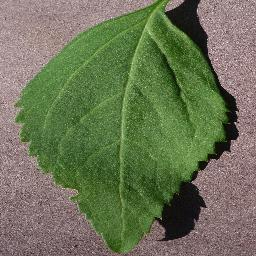
#> input picture jupyter_notebooks/cherry-leaves/cherry-leaves/healthy/1122ce37-d8a9-451e-b78c-841200726e0b___JR_HL 4204_180deg.JPG, 256 x 256 px; its folder holds only this picture in this run
$ jupyter execute --allow-errors Rawdata.ipynb   (shell and % lines are left out)   (older library calls are emulated)
#> lines starting #> are read from the running program, lines starting #| are printed output that depends on the picture
# Pre Processing the Data set
In this page we shall get the data and pre process them in preparation in creating the app and learn how to distinguish a healthy leaves and a leaves that has mildew.
The following are the steps:

## 1.Installing Kaggle

## 2. Downloading kaggle dataset

## 3.Unzipping the file

[cell 1]
import zipfile

#> (the rest of this cell did not finish here and is left out)

# DATA CLEANING
## Check and remove data that are not images

[cell 2]
import os
import shutil

def remove_non_image_file(my_data_dir):
    image_extensions = ('.png', '.jpg', '.jpeg')
    for folder in os.listdir(my_data_dir):
        folder_path = os.path.join(my_data_dir, folder)
        if os.path.isdir(folder_path):
            non_image_count = 0
            for filename in os.listdir(folder_path):
                file_path = os.path.join(folder_path, filename)
                if not filename.lower().endswith(image_extensions):
                    if os.path.isfile(file_path):
                        os.remove(file_path) # Remove non-image file
                    else:
                        shutil.rmtree(file_path) # Remove directory
                    non_image_count += 1
            print(f"Folder: {folder} - has non-image files: {non_image_count}")

# Call the function with the directory path
#> (the rest of this cell did not finish here and is left out)

## 1. Resizing the image files

[cell 3]
from PIL import Image
import os

# Define directory paths
dataset_dirs = ["./cherry-leaves/cherry-leaves/healthy", "./cherry-leaves/cherry-leaves/powdery_mildew"]
output_dir = "./resized_data"

# Create output directory if it doesn't exist
os.makedirs(output_dir, exist_ok=True)

# Function to resize images and save them
def resize_and_save_image(image_path, output_path, new_size=(100, 100)):
    # Load image
#> called with new_size = (100, 100)
    image = Image.open(image_path)
#> image is the input picture: PIL image 256x256 RGB; mean R, G, B 107.8, 115.8, 86.2

    # Resize image
    resized_image = image.resize(new_size)
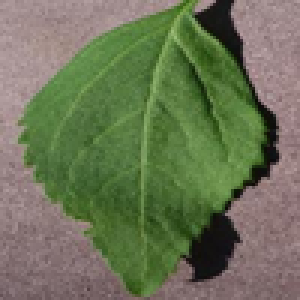
#> resized_image: PIL image 100x100 RGB (shown 3 times larger); mean R, G, B 107.8, 115.8, 86.2

    # Save resized image
    resized_image.save(output_path)

# Iterate through dataset directories
for dataset_dir in dataset_dirs:
    # Get category name from directory
    category = os.path.basename(dataset_dir)

    # Output directory for the current category
    output_category_dir = os.path.join(output_dir, category)
    os.makedirs(output_category_dir, exist_ok=True)

    # Iterate through files in the dataset directory
    for file in os.listdir(dataset_dir):
        if file.lower().endswith((".jpeg", ".jpg")):
            # Input and output paths
            input_path = os.path.join(dataset_dir, file)
            output_path = os.path.join(output_category_dir, file)

            # Resize image and save
            resize_and_save_image(input_path, output_path)
#> pass 2 of the loop `for dataset_dir in dataset_dirs:`:
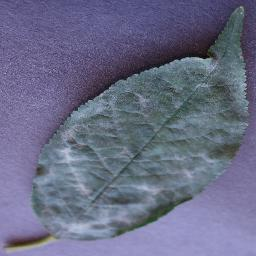
#> input picture jupyter_notebooks/cherry-leaves/cherry-leaves/powdery_mildew/3b4e1c6c-b021-4cc6-adaf-fb3e61035600___FREC_Pwd.M 5126_flipLR.JPG, 256 x 256 px
#> in resize_and_save_image, image is the input picture: PIL image 256x256 RGB; mean R, G, B 104.7, 107.8, 134.2
#> in resize_and_save_image (call 2), `resized_image = image.resize(new_size)`:
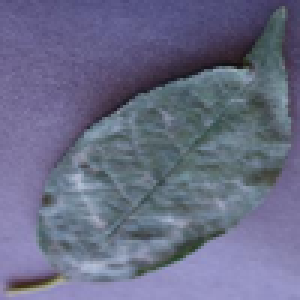
#> resized_image: PIL image 100x100 RGB (shown 3 times larger); mean R, G, B 104.7, 107.8, 134.2

## 4. Calculate mean and standard deviation of a set of images. Summarize the  statisticaö analysis of the data set.

[cell 4]
import os
os.environ['LD_LIBRARY_PATH'] = '/path/to/libGL.so.1:' + os.environ.get('LD_LIBRARY_PATH', '')
import numpy as np
import matplotlib.pyplot as plt
import cv2

# Function to calculate mean and standard deviation of a set of images
def calculate_stats(folder_path):
    images = []
    for filename in os.listdir(folder_path):
        img = cv2.imread(os.path.join(folder_path, filename))
        img = cv2.cvtColor(img, cv2.COLOR_BGR2RGB)  # Convert BGR to RGB
        images.append(img)
    images = np.array(images)
    mean = np.mean(images, axis=(0, 1, 2))
    std = np.std(images, axis=(0, 1, 2))
    return mean, std

# Paths to folders containing images
healthy_folder = 'resized_data/healthy'
mildew_folder = 'resized_data/powdery_mildew'

# Calculate statistics for healthy leaves
#> (the rest of this cell did not finish here and is left out)

## 5. Scatter Plot Matrix. To see the relationships between key features (e.g., size, color intensity) for both healthy and diseased cherry leaves.

[cell 5]
import numpy as np
import matplotlib.pyplot as plt
import seaborn as sns
import pandas as pd

# Summary statistics
healthy_mean = np.array([138.65523108, 144.69453251, 121.62613779])
healthy_std = np.array([52.81307405, 35.16307886, 53.32607702])

mildew_mean = np.array([116.11770442, 123.17088945, 103.77318313])
mildew_std = np.array([36.91997604, 34.15072728, 42.99333244])

# Create synthetic data based on normal distribution
np.random.seed(0)
n_samples = 100
healthy_data = np.random.normal(loc=healthy_mean, scale=healthy_std, size=(n_samples, 3))
mildew_data = np.random.normal(loc=mildew_mean, scale=mildew_std, size=(n_samples, 3))

# Create DataFrame
df = pd.DataFrame(np.concatenate([healthy_data, mildew_data]),
                  columns=['Size', 'Color Intensity', 'Other Feature'])
df['Condition'] = ['Healthy'] * n_samples + ['Powdery Mildew'] * n_samples

# Interactive scatter plot matrix
sns.pairplot(df, hue='Condition')
plt.suptitle('Pairwise Relationships between Key Features (Healthy vs. Powdery Mildew)')
plt.show()
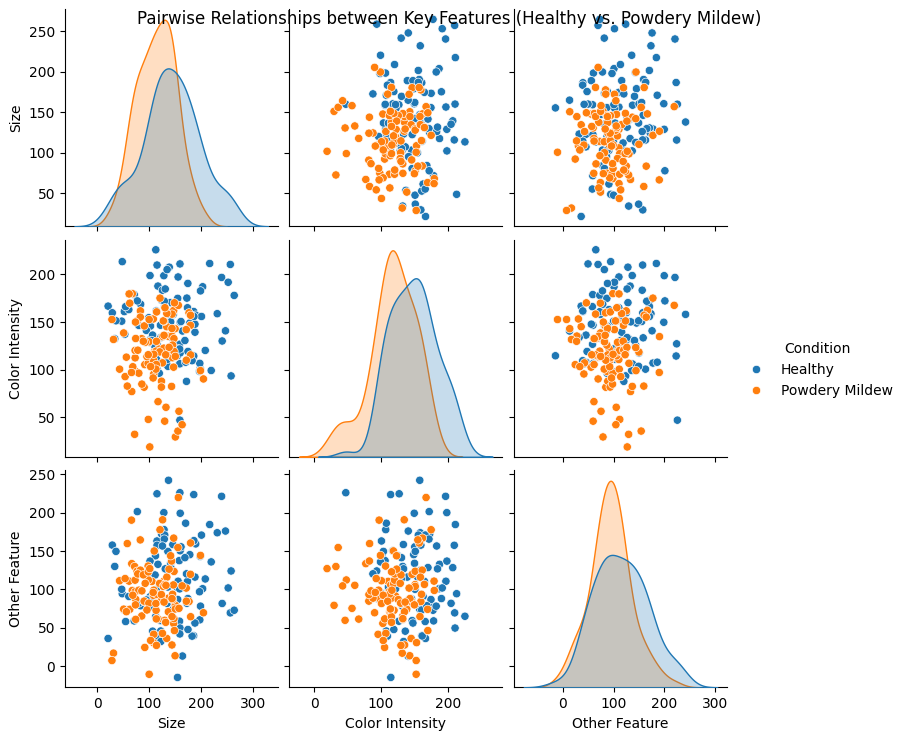
#> figure drawn by matplotlib, 9 panels

## 5. histograms overlaid with density plots. To compare between healthy and diseased leaves

[cell 6]
import numpy as np
import matplotlib.pyplot as plt
import seaborn as sns
import pandas as pd

# Summary statistics
healthy_mean = np.array([138.65523108, 144.69453251, 121.62613779])
healthy_std = np.array([52.81307405, 35.16307886, 53.32607702])

mildew_mean = np.array([116.11770442, 123.17088945, 103.77318313])
mildew_std = np.array([36.91997604, 34.15072728, 42.99333244])

# Generate synthetic data based on normal distribution
np.random.seed(0)
n_samples = 100
healthy_data = np.random.normal(loc=healthy_mean, scale=healthy_std, size=(n_samples, 3))
mildew_data = np.random.normal(loc=mildew_mean, scale=mildew_std, size=(n_samples, 3))

# Create DataFrame
df = pd.DataFrame(np.concatenate([healthy_data, mildew_data]),
                  columns=['Size', 'Color Intensity', 'Other Feature'])
df['Condition'] = ['Healthy'] * n_samples + ['Powdery Mildew'] * n_samples

# Histograms overlaid with density plots
fig, axes = plt.subplots(1, 3, figsize=(15, 5), sharey=True)
for i, feature in enumerate(['Size', 'Color Intensity', 'Other Feature']):
    sns.histplot(data=df, x=feature, hue='Condition', kde=True, ax=axes[i])
    axes[i].set_title(f'Histogram with Density Plot: {feature}')
plt.tight_layout()
plt.show()
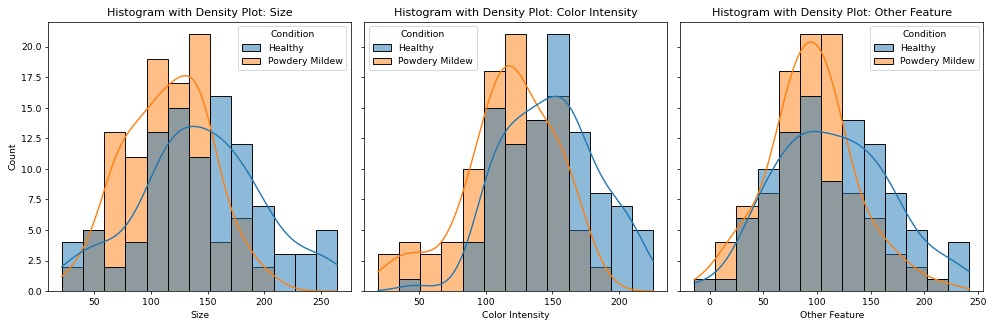
#> figure drawn by matplotlib, 3 panels; panel 1: tallest bar 21 high, from x = 133.5 to 152.2; panel 1: tallest bar 16 high, from x = 152.2 to 170.9; panel 1: curve peaks at x = 130, y = 17.62; panel 1: curve peaks at x = 137.4, y = 13.48

# Split train validation test set.

[cell 7]
import os
import shutil
import random

def split_train_validation_test_images(my_data_dir, output_dir, train_set_ratio, validation_set_ratio, test_set_ratio):
#> called with my_data_dir = './resized_data', output_dir = './validation_data', train_set_ratio = 0.7, validation_set_ratio = 0.1, test_set_ratio = 0.2
    if train_set_ratio + validation_set_ratio + test_set_ratio != 1.0:
        print("train_set_ratio + validation_set_ratio + test_set_ratio should sum 1.0")
        return

    # Get class labels
    labels = os.listdir(my_data_dir)
    if 'test' in labels:
        pass
    else:
        # Create train, validation, and test folders with class labels sub-folders in the output directory
        for folder in ['train', 'validation', 'test']:
            for label in labels:
                os.makedirs(name=os.path.join(output_dir, folder, label))

        for label in labels:
            files = os.listdir(os.path.join(my_data_dir, label))
            random.shuffle(files)

            train_set_files_qty = int(len(files) * train_set_ratio)
            validation_set_files_qty = int(len(files) * validation_set_ratio)

            count = 1
            for file_name in files:
                if count <= train_set_files_qty:
                    # Move given file to train set
                    shutil.move(os.path.join(my_data_dir, label, file_name),
                                os.path.join(output_dir, 'train', label, file_name))
                elif count <= (train_set_files_qty + validation_set_files_qty):
                    # Move given file to validation set
                    shutil.move(os.path.join(my_data_dir, label, file_name),
                                os.path.join(output_dir, 'validation', label, file_name))
                else:
                    # Move given file to test set
                    shutil.move(os.path.join(my_data_dir, label, file_name),
                                os.path.join(output_dir, 'test', label, file_name))
                count += 1

            os.rmdir(os.path.join(my_data_dir, label))
#> pass 2 of the loop in split_train_validation_test_images, `for label in labels:`:

# Example usage
split_train_validation_test_images(my_data_dir="./resized_data",
                                    output_dir="./validation_data",
                                    train_set_ratio=0.7,
                                    validation_set_ratio=0.1,
                                    test_set_ratio=0.2)

## 6. Segmentation. This is to identify regions of interest (ROIs) in the leaf images that are indicative of powdery mildew.

[cell 8]
import os
import cv2
import numpy as np
import matplotlib.pyplot as plt
import seaborn as sns
import pandas as pd

# Summary statistics
healthy_mean = np.array([138.65523108, 144.69453251, 121.62613779])
healthy_std = np.array([52.81307405, 35.16307886, 53.32607702])

mildew_mean = np.array([116.11770442, 123.17088945, 103.77318313])
mildew_std = np.array([36.91997604, 34.15072728, 42.99333244])

# Function to perform segmentation and generate heatmap
def segment_leaf(image, threshold_values):
    # Convert image to LAB color space
    lab_image = cv2.cvtColor(image, cv2.COLOR_RGB2LAB)

    # Define threshold ranges based on provided mean and standard deviation
    lower_threshold = threshold_values[0] - 2 * threshold_values[1]
    upper_threshold = threshold_values[0] + 2 * threshold_values[1]

    # Apply color thresholding to segment leaf
    mask = cv2.inRange(lab_image, lower_threshold, upper_threshold)

    return mask

# Generate synthetic data based on normal distribution
np.random.seed(0)
n_samples = 100
healthy_data = np.random.normal(loc=healthy_mean, scale=healthy_std, size=(n_samples, 3))
mildew_data = np.random.normal(loc=mildew_mean, scale=mildew_std, size=(n_samples, 3))

# Create DataFrame
df = pd.DataFrame(np.concatenate([healthy_data, mildew_data]),
                  columns=['Size', 'Color Intensity', 'Other Feature'])
df['Condition'] = ['Healthy'] * n_samples + ['Powdery Mildew'] * n_samples

# Plot histograms overlaid with density plots
fig, axes = plt.subplots(1, 3, figsize=(15, 5), sharey=True)
for i, feature in enumerate(['Size', 'Color Intensity', 'Other Feature']):
    sns.histplot(data=df, x=feature, hue='Condition', kde=True, ax=axes[i])
    axes[i].set_title(f'Histogram with Density Plot: {feature}')
plt.tight_layout()
plt.show()

# Threshold values based on mean and standard deviation
healthy_threshold_values = (healthy_mean, healthy_std)
mildew_threshold_values = (mildew_mean, mildew_std)

# Directories containing leaf images
healthy_dir = './resized_data/healthy'
mildew_dir = './resized_data/powdery_mildew'

# Function to load and process leaf images
def process_images(directory, threshold_values):
    for filename in os.listdir(directory):
        if filename.endswith('.jpg') or filename.endswith('.png'):
            image_path = os.path.join(directory, filename)

            # Load leaf image
            leaf_image = cv2.imread(image_path)
            leaf_image_rgb = cv2.cvtColor(leaf_image, cv2.COLOR_BGR2RGB)

            # Perform segmentation and generate heatmap
            mask = segment_leaf(leaf_image_rgb, threshold_values)

            # Display segmented leaf mask
            plt.figure(figsize=(6, 6))
            plt.imshow(mask, cmap='gray')
            plt.title(f'Segmented Leaf Mask: {filename}')
            plt.axis('off')
            plt.show()

# Process healthy leaf images
print("Processing healthy leaf images...")
process_images(healthy_dir, healthy_threshold_values)

# Process powdery mildew leaf images
print("Processing powdery mildew leaf images...")
process_images(mildew_dir, mildew_threshold_values)
